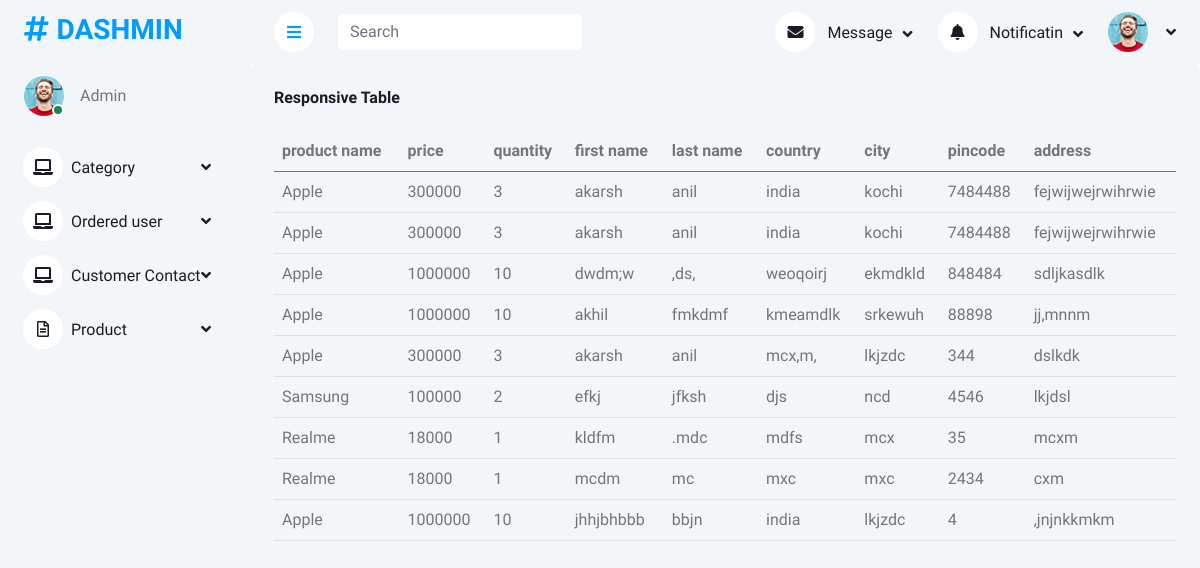
Screenshot of /newapp/orderuser/ with the database file from the repository.
### website/models.py (models this page shows)
class admincart(models.Model):
    productnm = models.CharField(max_length=60, null=True, blank=True)
    price = models.IntegerField(null=True, blank=True)
    quantity = models.PositiveIntegerField(null=True)
    user = models.CharField(max_length=60, null=True, blank=True)
    firstname = models.CharField(max_length=60, null=True, blank=True)
    lastname = models.CharField(max_length=60, null=True, blank=True)
    country = models.CharField(max_length=60, null=True, blank=True)
    city = models.CharField(max_length=60, null=True, blank=True)
    pincode = models.IntegerField(null=True, blank=True)
    address = models.CharField(max_length=200, null=True, blank=True)
    dataid = models.IntegerField(null=True, blank=True)

### newapp/views.py (the view)
# urls.py: path('orderuser/', views.orderuser, name="orderuser"),
def orderuser(request):
    data=admincart.objects.all()
    return render(request,"displayordereduser.html",{"key":data})

### newapp/templates/displayordereduser.html (shortened to what this page needs)
<!DOCTYPE html>
{% extends 'index.html' %}
{% block content %}
<html lang="en">
<head>
</head>
<body>
<div class="bg-light rounded h-100 p-4">
                            <h6 class="mb-4">Responsive Table</h6>
                            <div class="table-responsive">
                                <table class="table">
                                    <thead>
                                        <tr>
                                            <th scope="col"> product name </th>
                                            <th scope="col">price</th>
                                            <th scope="col">quantity</th>
                                            <th scope="col">first name </th>
                                            <th scope="col">last name</th>
                                            <th scope="col">country</th>
                                            <th scope="col">city</th>
                                            <th scope="col">pincode</th>
                                            <th scope="col">address</th>
                                        </tr>
                                    </thead>
                                    <tbody>
                                    {% for i in key %}
                                        <tr>
                                            <td>{{i.productnm}}</td>
                                            <td>{{i.price}}</td>
                                            <td>{{i.quantity}}</td>
                                            <td>{{i.firstname}}</td>
                                            <td>{{i.lastname}}</td>
                                            <td>{{i.country}}</td>
                                            <td>{{i.city}}</td>
                                            <td>{{i.pincode}}</td>
                                            <td>{{i.address}}</td>
                                        </tr>
                                       {% endfor %}
                                    </tbody>
                                </table>
                            </div>
                        </div>
</body>
</html>
{% endblock %}

### newapp/static/css/style.css (style rules this page uses)
:root { --primary: #009CFF; --light: #F3F6F9; --dark: #191C24; }

### rows the page displays
admincart: productnm "Apple", price "300000", quantity "3", firstname "akarsh", lastname "anil", country "india", city "kochi", pincode "7484488", address "fejwijwejrwihrwie"
admincart: productnm "Apple", price "300000", quantity "3", firstname "akarsh", lastname "anil", country "india", city "kochi", pincode "7484488", address "fejwijwejrwihrwie"
admincart: productnm "Apple", price "1000000", quantity "10", firstname "dwdm;w", lastname ",ds,", country "weoqoirj", city "ekmdkld", pincode "848484", address "sdljkasdlk"
admincart: productnm "Apple", price "1000000", quantity "10", firstname "akhil", lastname "fmkdmf", country "kmeamdlk", city "srkewuh", pincode "88898", address "jj,mnnm"
admincart: productnm "Apple", price "300000", quantity "3", firstname "akarsh", lastname "anil", country "mcx,m,", city "lkjzdc", pincode "344", address "dslkdk"
admincart: productnm "Samsung", price "100000", quantity "2", firstname "efkj", lastname "jfksh", country "djs", city "ncd", pincode "4546", address "lkjdsl"
admincart: productnm "Realme", price "18000", quantity "1", firstname "kldfm", lastname ".mdc", country "mdfs", city "mcx", pincode "35", address "mcxm"
admincart: productnm "Realme", price "18000", quantity "1", firstname "mcdm", lastname "mc", country "mxc", city "mxc", pincode "2434", address "cxm"
admincart: productnm "Apple", price "1000000", quantity "10", firstname "jhhjbhbbb", lastname "bbjn", country "india", city "lkjzdc", pincode "4", address ",jnjnkkmkm"
